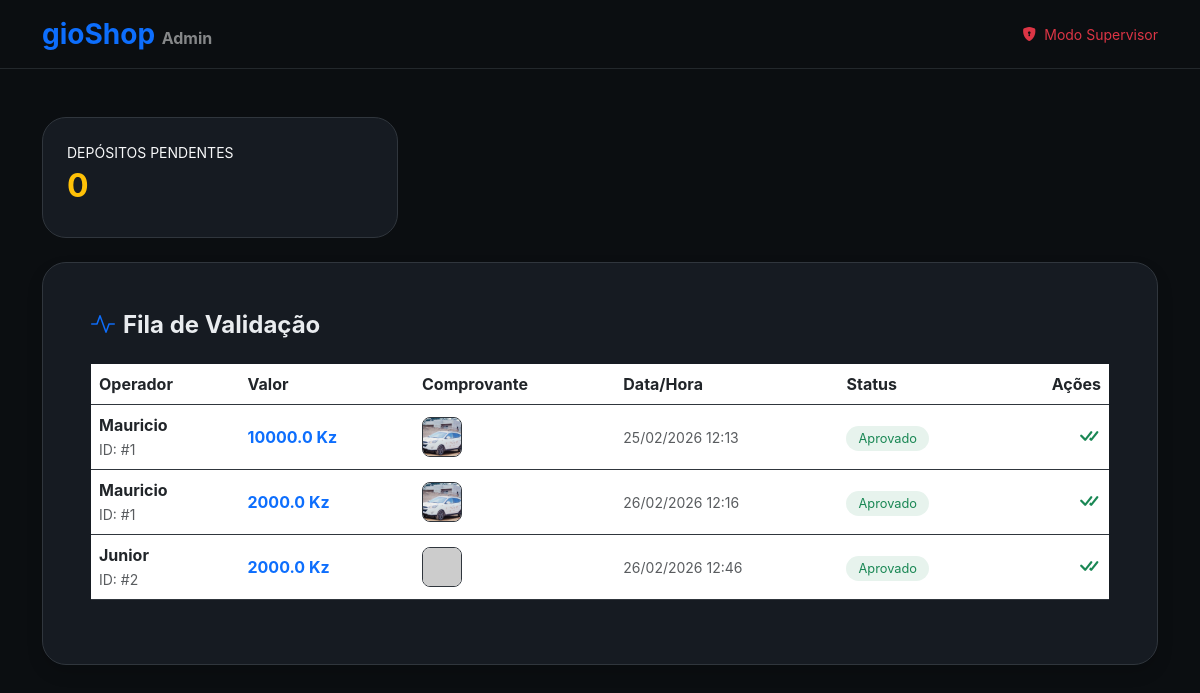
/admin/aprovar/ (signed in), run on an earlier commit of the app's database.
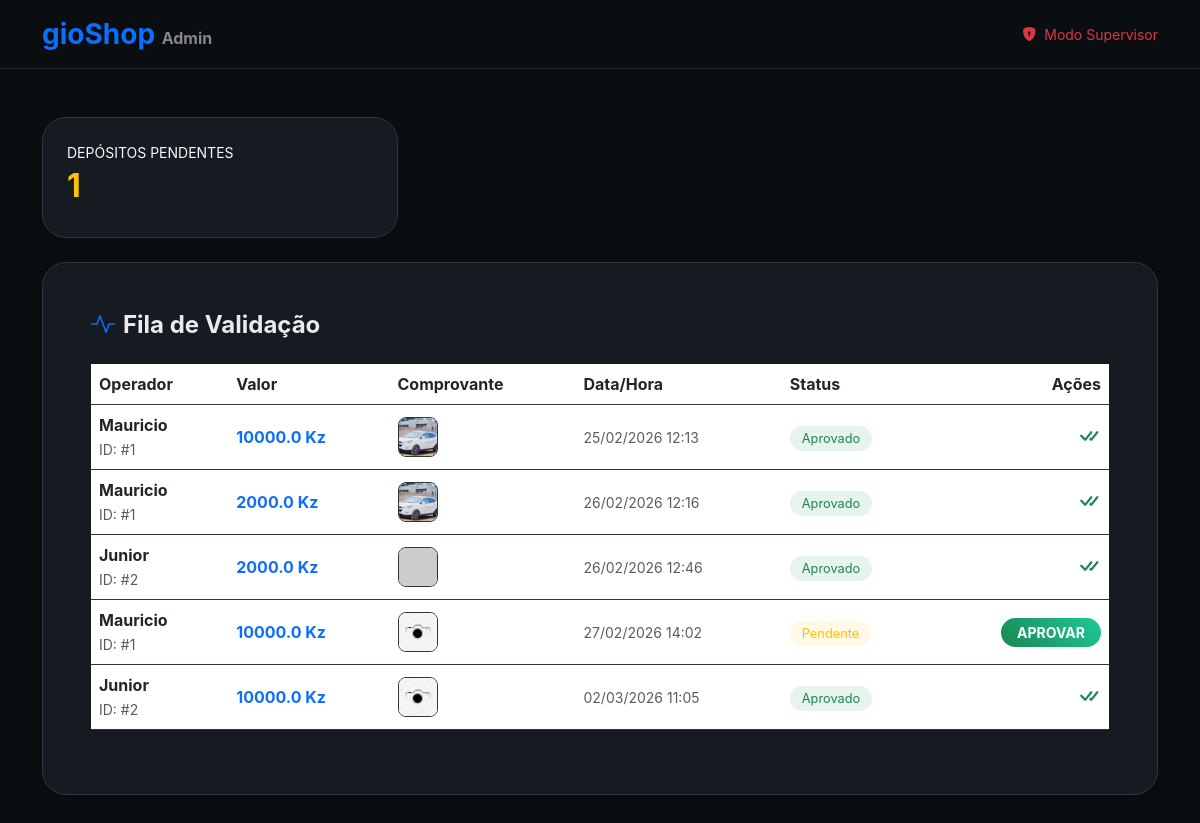
And on a later commit of the database.
### app/models.py (models this page shows, shortened)
class depositModel(base.Model):
    __tablename__ = 'deposits'
    id = base.Column(base.Integer, primary_key=True)
    user_id = base.Column(base.Integer, base.ForeignKey('users.id'), nullable=False)
    amount = base.Column(base.Float, nullable=False)
    proof_url = base.Column(base.String, nullable=True)
    status = base.Column(base.String, default='Pendente')
    created_at = base.Column(base.DateTime, default=datetime.utcnow)
    user = base.relationship('userModel', backref='meus_depositos')

class userModel(base.Model, UserMixin):
    __tablename__ = 'users' # Nome explícito da tabela
    id = base.Column(base.Integer, primary_key=True)
    nome = base.Column(base.String, nullable=True)
    sobrenome = base.Column(base.String, nullable=True)
    email = base.Column(base.String, unique=True, nullable=True)
    senha = base.Column(base.String, nullable=True)
    telefone = base.Column(base.String, nullable=True)
    data = base.Column(base.DateTime, default=datetime.utcnow)
    balance = base.Column(base.Float, default=1000.0)  # Saldo inicial para novos usuários
    avatar = base.Column(base.String, default='default.png')  # Imagem de perfil padrão
    motor_id = base.Column(base.Integer, base.ForeignKey('motors.id'), default=0)
    investimentos = base.relationship('investmentModel', backref='investidor', lazy=True)
    depositos = base.relationship('depositModel', backref='user_ref', lazy=True)
    saques = base.relationship('withdrawModel', backref='beneficiario', lazy=True)
    vendas = base.relationship('saleModel', backref='comprador', lazy=True)
    historico_motores = base.relationship('motorUpgradeModel', backref='investidor', lazy=True)
    pix = base.relationship('pixModel', backref='cliente', lazy=True)

### app/routes.py (the view)
@aplication.route('/admin/aprovar/')
@login_required
def aprovar():
    depositos = depositModel.query.all()
    dp= depositModel.query.filter_by(status='Pendente').all()
    if not current_user.is_admin:
        flash("Acesso negado ao núcleo do sistema.", "danger")
        return redirect(url_for('adminperfil'))
    return render_template('admin_panel.html', obj=userModel.query.all(), depositos=depositos, dp=dp)

### app/__init__.py (called while the page is built)
@Login_manager.user_loader
def load_user(session_id):
    if not session_id:
        return None
    try:
        prefix, user_id = session_id.split("_", 1)
        user_id = int(user_id) # Converte a parte do número para inteiro
        if prefix == "user":
            return userModel.query.get(user_id)
        elif prefix == "admin":
            return admiModel.query.get(user_id)
    except (ValueError, AttributeError):
        return None
    return None

### app/models.py (called while the page is built)
    @property
    def is_admin(self):
        return True

### app/templates/admin_panel.html (shortened to what this page needs)
<!doctype html>
<html lang="pt-br">
<head>
    <link href="https://cdn.jsdelivr.net/npm/bootstrap@5.3.0/dist/css/bootstrap.min.css" rel="stylesheet">
    <link rel="stylesheet" href="https://cdn.jsdelivr.net/npm/bootstrap-icons@1.11.0/font/bootstrap-icons.css">
</head>
<body>
    <nav class="navbar navbar-expand-lg border-bottom border-secondary border-opacity-25 mb-5">
        <div class="container">
            <a class="navbar-brand fw-bold text-primary fs-3" href="#">gioShop <span
                    class="text-white fs-6 opacity-50">Admin</span></a>
            <div class="ms-auto text-danger small">
                <i class="bi bi-shield-lock-fill me-1"></i> Modo Supervisor
            </div>
        </div>
    </nav>
    <div class="container pb-5">
        <div class="row g-4">
            <div class="col-12 col-md-4">
                <div class="admin-card p-4">
                    <small class="text-light d-block mb-1">DEPÓSITOS PENDENTES</small>
                    <h2 class="fw-bold text-warning">{{ dp|length }}</h2>
                </div>
            </div>
            <div class="col-12">
                <div class="admin-card p-4 p-md-5 shadow">
                    <h4 class="fw-bold mb-4"><i class="bi bi-activity me-2 text-primary"></i>Fila de Validação</h4>
                    <div class="table-responsive">
                        <table class="table table-hover align-middle bg-dark">
                            <thead>
                                <tr>
                                    <th>Operador</th>
                                    <th>Valor</th>
                                    <th>Comprovante</th>
                                    <th>Data/Hora</th>
                                    <th>Status</th>
                                    <th class="text-end">Ações</th>
                                </tr>
                            </thead>
                            <tbody>
                                {% for dep in depositos %}
                                <tr>
                                    <td>
                                        <div class="fw-bold">{{ dep.user.nome }}</div>
                                        <small class="text-muted">ID: #{{ dep.user_id }}</small>
                                    </td>
                                    <td class="fw-bold text-primary">{{ dep.amount }} Kz</td>
                                    <td>
                                        <div class="preview-trigger" style="cursor: pointer;"
                                            data-url="{{ url_for('static', filename=dep.proof_url) }}"
                                            onclick="verComprovante(this.getAttribute('data-url'))">
                                            {% if dep.proof_url and dep.proof_url.lower().endswith('.pdf') %}
                                            <div
                                                class="img-thumb-proof d-flex align-items-center justify-content-center bg-danger text-white">
                                                <i class="bi bi-file-earmark-pdf"></i>
                                            </div>
                                            {% else %}
                                            <img src="{{ url_for('static', filename=dep.proof_url) }}"
                                                class="img-thumb-proof"
                                                onerror="this.src='https://placehold.co/40x40?text=Err'">
                                            {% endif %}
                                        </div>
                                    </td>
                                    <td class="small text-muted">{{ dep.created_at.strftime('%d/%m/%Y %H:%M') }}</td>
                                    <td>
                                        <span class="status-{{ dep.status | lower }}">{{ dep.status }}</span>
                                    </td>
                                    <td class="text-end">
                                        {% if dep.status == 'Pendente' %}
                                        <a href="{{ url_for('aprovar_deposito', deposito_id=dep.id) }}"
                                            class="btn btn-approve btn-sm rounded-pill px-3 fw-bold">
                                            APROVAR
                                        </a>
                                        {% else %}
                                        <i class="bi bi-check-all text-success fs-4"></i>
                                        {% endif %}
                                    </td>
                                </tr>
                                {% endfor %}
                            </tbody>
                        </table>
                    </div>
                </div>
            </div>
        </div>
    </div>
</body>
</html>

### app/templates/admin_panel.html (style rules this page uses)
body { background-color: #0b0e11; color: #e9ecef; font-family: 'Inter', sans-serif; }
.admin-card { background-color: #161b22; border: 1px solid #30363d; border-radius: 1.5rem; }
.table { color: #e9ecef; border-color: #30363d; }
.table thead { background-color: #0d1117; }
.status-pendente { color: #ffc107; background: rgba(255, 193, 7, 0.1); padding: 5px 12px; border-radius: 50px; font-size: 0.8rem; }
.status-aprovado { color: #198754; background: rgba(25, 135, 84, 0.1); padding: 5px 12px; border-radius: 50px; font-size: 0.8rem; }
.btn-approve { background: linear-gradient(45deg, #198754, #20c997); border: none; color: white; }
.img-thumb-proof { width: 40px; height: 40px; object-fit: cover; border-radius: 8px; border: 1px solid #30363d; }

What changed in the data, as far as the page shows it:
added depositModel: user.nome "Mauricio", user_id "1", amount "10000.0", proof_url (picture), created_at "27/02/2026 14:02", status "Pendente"
added depositModel: user.nome "Junior", user_id "2", amount "10000.0", proof_url (picture), created_at "02/03/2026 11:05", status "Aprovado"
Also different on the page:
{{ dp|length }}: "0" → "1"
